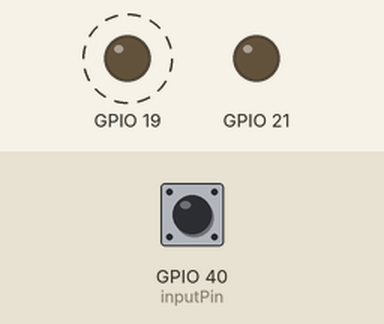
A sketch run on a simulated ESP32. On the bench: output pins drawn as LEDs (lit = HIGH). Dashed ring = blinking. The inputs (shaded band) are chosen by the test bench; at power-on: GPIO 40 (inputPin) HIGH.

Above: at 2.8 s.
2.9 s: GPIO 40 (inputPin) pulled LOW for 1.2 s
At 5.3 s:
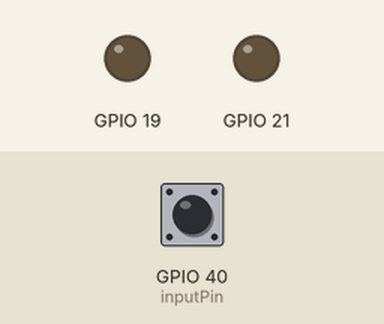
5.6 s: GPIO 40 (inputPin) pulled LOW for 3.2 s
At 9.4 s:
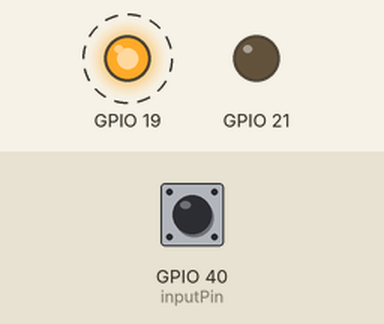
Timing chart, 0 to 18.9 s (numbered marks = the images above; inputs shaded):
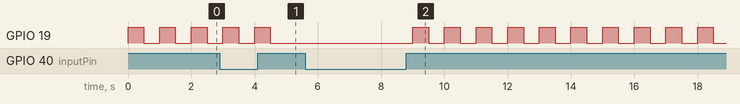

The sketch:

Lab1Part3.ino
```cpp
// Filename: Lab1Part3.ino
// Author: Aidan Frondozo
// Date: 10/06/2025
// Description: This file controls a blinking LED with a toggle button using an ESP32

/* =========== GLOBAL VARIABLES ===========*/
int state = 1;
int inputPin = 40;
int reading;
int previous;

unsigned long lastToggleTime = 0;           // the last time the output pin was toggled
unsigned long debounce = 200UL;   // the debounce time, increase if the output flickers

void setup() {
  // put your setup code here, to run once:
  pinMode(19, OUTPUT);
  pinMode(21, OUTPUT);
  pinMode(inputPin, INPUT_PULLUP);

}

void loop() {
  reading = digitalRead(inputPin); // gets button input

  // if button is pressed and was previously off change state.
  if (reading == HIGH && previous == LOW && millis() - lastToggleTime > debounce) {
    if (state) {
      state = 0;
    } else {
      state = 1;
    }

    lastToggleTime = millis();
  }

  blink(state); // blink LED according to the current state

  previous = reading;

}

// Name: blink
// Description: blinks and LED according to the current state.
void blink(int state) {
  if (state) {
    digitalWrite(19, HIGH);
    delay(500);
    digitalWrite(19, LOW);
    delay(500);
  } else {
    digitalWrite(19, LOW);
    delay(1000);
  }
}
```

Measured:
- after the input at 5.6 s, GPIO 19: alternates HIGH for 0.50 s and LOW for 0.50 s, starting after 3.4 s
- by itself, GPIO 19: alternates HIGH for 0.50 s and LOW for 0.50 s
